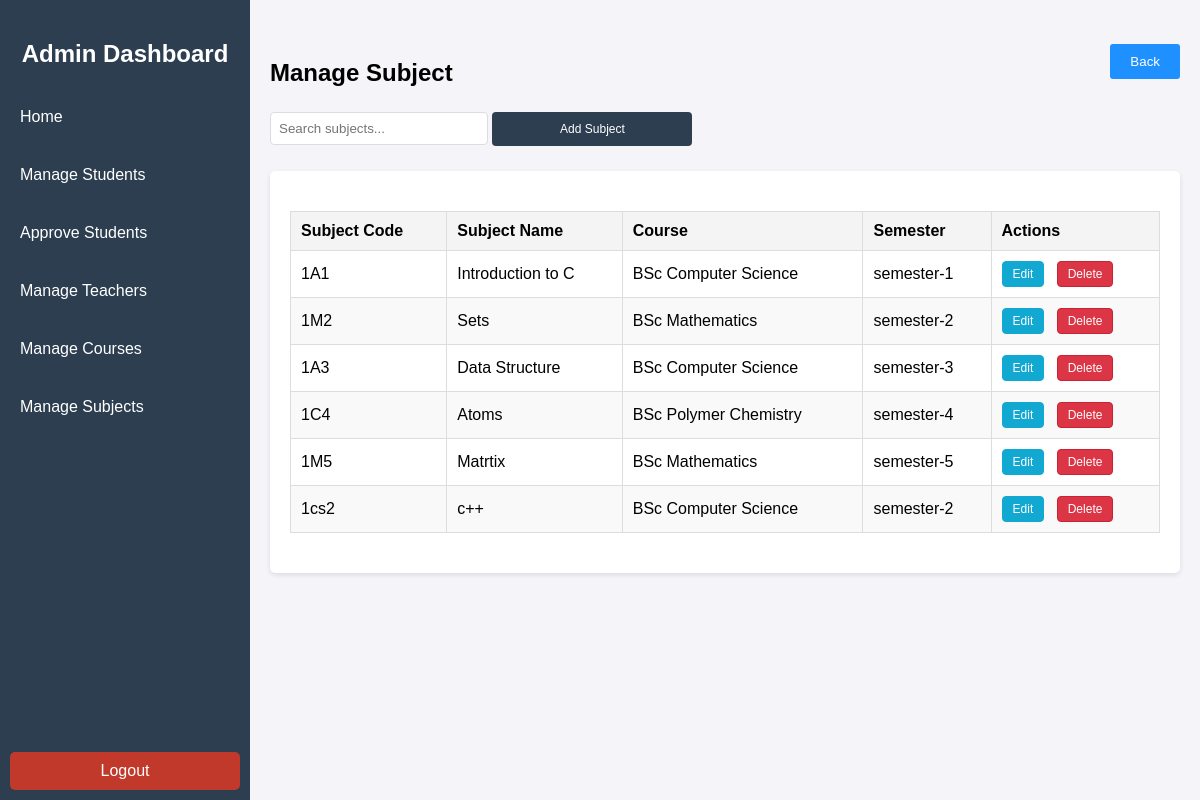
Page /admin-subject/ on the committed database.
### GradeWireapp/models.py (models this page shows, shortened)
class Subject(models.Model):
    SEMESTER_CHOICES = [
        ('semester-1', 'Semester 1'),
        ('semester-2', 'Semester 2'),
        ('semester-3', 'Semester 3'),
        ('semester-4', 'Semester 4'),
        ('semester-5', 'Semester 5'),
        ('semester-6', 'Semester 6'),
    ]
    semester = models.CharField(max_length=20, choices=SEMESTER_CHOICES, default='semester-1')
    subject_code = models.CharField(max_length=50, unique=True)
    name = models.CharField(max_length=255)
    course = models.ForeignKey(Course, on_delete=models.CASCADE)

class Course(models.Model):
    course_id = models.CharField(max_length=30,unique=True)
    course_name = models.CharField(max_length=30,unique=True,default= ' ')
    duration = models.CharField(max_length=25, default='3 Year', blank=True, null=True)
    def __str__(self):
        return self.course_name

### GradeWireapp/views.py (the view)
# urls.py: path('admin-subject/', views.admin_mg_subject_view,name='adminMgSubject'),
def admin_mg_subject_view(request):
    courses=Course.objects.all()
    subjects=Subject.objects.all()
    return render(request,'admin_mg_subject.html',{'courses':courses ,'subjects':subjects})

### templates/admin_mg_subject.html (shortened to what this page needs)
{% load static %}
<!DOCTYPE html>
<html lang="en">
<head>
    <link rel="stylesheet" type="text/css" href="{% static 'assets/css/admin-style.css'%}">
</head>
<body>
    <div class="menu-toggle" onclick="toggleSidebar()">☰ Menu</div>
    <div class="sidebar">
        <h2>Admin Dashboard</h2>
        <a href="{% url 'adminHome' %}" onclick="showSection('home')">Home</a>
        <a href="{% url 'ManageStudent' %}"  >Manage Students</a>
        <a href="{% url 'approve_students' %}" >Approve Students</a>
        <a href="{% url 'ManageTeacher' %}" >Manage Teachers</a>
        <a href="{% url 'ManageCourse' %}" >Manage Courses</a>
        <a href="{% url 'ManageSubject' %}" >Manage Subjects</a>
        <a href="{% url 'logout' %}" class="logout" id="logoutButton">Logout</a>
    </div>
    <div class="content">
        <button class="back-button" onclick="history.back()">Back</button>
        <div id="manage-subjects" class="section active">
            <h2>Manage Subject</h2>
            <div class="form-container">
                    <input type="text" id="searchSubject" placeholder="Search subjects..." onkeyup="searchSubject()" style="padding: 8px; width: 200px;">
                <button class="small-btn" onclick="toggleAddSubjectForm()" style=" width: 200px;">Add Subject</button>
            </div>
            <div class="table-container">
                <table>
                    <thead>
                        <tr>
                            <th>Subject Code</th>
                            <th>Subject Name</th>
                            <th>Course</th>
                            <th>Semester</th>
                            <th>Actions</th>
                        </tr>
                    </thead>
                    <tbody id="subjectTableBody">
                        {% for s in subjects %}
                            <tr>
                                <td>{{ s.subject_code}}</td>
                                <td>{{ s.name }}</td>
                                <td>{{s.course}}</td>
                                <td>{{s.semester}}</td>
                                <td>
                                    <a href="{% url 'edit_subject' s.id %}"  class="action-btn edit-btn">Edit</a>
                                    <a href="{% url 'delete_subject' s.id %}" class="action-btn delete-btn" onclick="return confirm('Are you sure you want to delete this subject?');" >Delete</a>
                                </td>
                            </tr>
                        {% endfor %}
                    </tbody>
                </table>
            </div>
        </div>
    </div>
</body>
</html>

### static/assets/css/admin-style.css (style rules this page uses)
body { margin: 0; font-family: Arial, sans-serif; background-color: #f4f4f9; }
.sidebar { position: fixed; top: 0; left: 0; width: 250px; height: 100%; background-color: #2c3e50; color: white; display: flex; flex-direction: column; padding-top: 20px; transition: transform 0.3s ease; }
.sidebar h2 { text-align: center; font-size: 24px; margin-bottom: 20px; color: #ffffff; }
.sidebar a { color: white; text-decoration: none; display: block; padding: 10px; margin: 10px 10px; border-radius: 5px; transition: background-color 0.3s; cursor: pointer; }
.sidebar .logout { margin-top: auto; background-color: #c0392b; text-align: center; margin-bottom:30px; }
.content { margin-left: 250px; padding: 20px; transition: margin-left 0.3s ease; }
.section { display: none; }
.section.active { display: block; }
.table-container { background: #fff; padding: 20px; border-radius: 5px; box-shadow: 0 2px 5px rgba(0, 0, 0, 0.1); overflow-x: auto; }
table { width: 100%; border-collapse: collapse; margin: 20px 0; font-size: 16px; }
table th, table td { text-align: left; padding: 10px; border: 1px solid #ddd; }
table th { background-color: #f4f4f4; font-weight: bold; }
table tbody tr:nth-child(even) { background-color: #f9f9f9; }
.form-container { margin-bottom: 20px; }
.form-container input, .form-container button { margin: 5px 0; padding: 10px; width: 300px; border: 1px solid #ddd; border-radius: 4px; }
.form-container button { background-color: #2c3e50; color: white; border: none; cursor: pointer; }

### templates/admin_mg_subject.html (style rules this page uses)
.small-btn { font-size: 12px; padding: 5px 10px; background-color: #007bff; color: white; border: none; border-radius: 5px; cursor: pointer; }
.content { position: relative; }
.back-button { position: absolute; top: 25px; right: 20px; padding: 10px 20px; cursor: pointer; color: #fff; background-color: #1e90ff; border:none; border-radius: 3px; }
.action-btn { padding: 5px 10px; text-decoration: none; font-size: 12px; border-radius: 4px; display: inline-block; transition: all 0.2s ease; }
.edit-btn { background-color: #11a8d2; color: #fff; border: 1px solid #11a8d2; }
.delete-btn { background-color: #dc3545; color: white; border: 1px solid #c82333; }
.action-btn + .action-btn { margin-left: 8px; }

### rows in the picture
Subject: subject_code "1A1", name "Introduction to C", course "BSc Computer Science", semester "semester-1"
Subject: subject_code "1M2", name "Sets", course "BSc Mathematics", semester "semester-2"
Subject: subject_code "1A3", name "Data Structure", course "BSc Computer Science", semester "semester-3"
Subject: subject_code "1C4", name "Atoms", course "BSc Polymer Chemistry", semester "semester-4"
Subject: subject_code "1M5", name "Matrtix", course "BSc Mathematics", semester "semester-5"
Subject: subject_code "1cs2", name "c++", course "BSc Computer Science", semester "semester-2"
